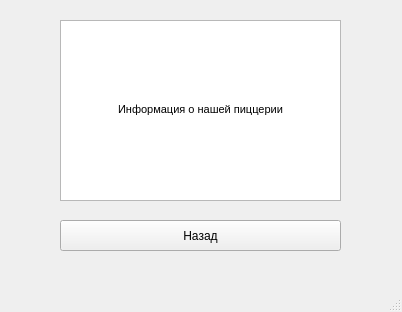
<?xml version="1.0" encoding="UTF-8"?>
<ui version="4.0">
 <class>AboutUsWindow</class>
 <widget class="QMainWindow" name="AboutUsWindow">
  <property name="geometry">
   <rect>
    <x>0</x>
    <y>0</y>
    <width>402</width>
    <height>312</height>
   </rect>
  </property>
  <property name="windowTitle">
   <string>MainWindow</string>
  </property>
  <widget class="QWidget" name="centralwidget">
   <widget class="QTextBrowser" name="textBrowser">
    <property name="geometry">
     <rect>
      <x>60</x>
      <y>20</y>
      <width>281</width>
      <height>181</height>
     </rect>
    </property>
    <property name="html">
     <string>&lt;!DOCTYPE HTML PUBLIC &quot;-//W3C//DTD HTML 4.0//EN&quot; &quot;http://www.w3.org/TR/REC-html40/strict.dtd&quot;&gt;
&lt;html&gt;&lt;head&gt;&lt;meta name=&quot;qrichtext&quot; content=&quot;1&quot; /&gt;&lt;style type=&quot;text/css&quot;&gt;
p, li { white-space: pre-wrap; }
&lt;/style&gt;&lt;/head&gt;&lt;body style=&quot; font-family:'MS Shell Dlg 2'; font-size:8.25pt; font-weight:400; font-style:normal;&quot;&gt;
&lt;p align=&quot;center&quot; style=&quot; margin-top:0px; margin-bottom:0px; margin-left:0px; margin-right:0px; -qt-block-indent:0; text-indent:0px;&quot;&gt;&lt;br /&gt;&lt;br /&gt;&lt;br /&gt;&lt;br /&gt;&lt;br /&gt;&lt;br /&gt;Информация о нашей пиццерии&lt;/p&gt;&lt;/body&gt;&lt;/html&gt;</string>
    </property>
   </widget>
   <widget class="QPushButton" name="pushButton">
    <property name="geometry">
     <rect>
      <x>60</x>
      <y>220</y>
      <width>281</width>
      <height>31</height>
     </rect>
    </property>
    <property name="text">
     <string>Назад</string>
    </property>
   </widget>
  </widget>
  <widget class="QMenuBar" name="menubar">
   <property name="geometry">
    <rect>
     <x>0</x>
     <y>0</y>
     <width>402</width>
     <height>21</height>
    </rect>
   </property>
  </widget>
  <widget class="QStatusBar" name="statusbar"/>
 </widget>
 <resources/>
 <connections/>
</ui>
